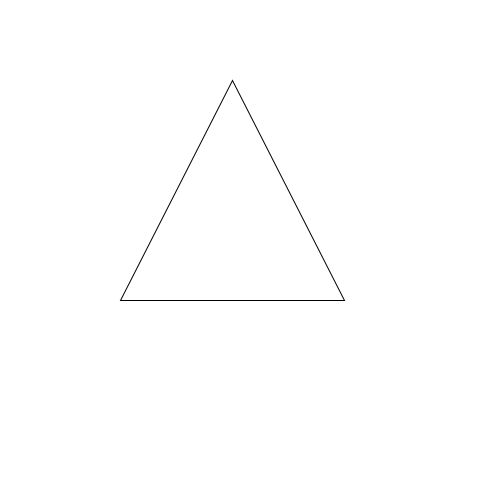
Frame 1 (no input)
Frame 60 (the mouse pressed at the canvas centre just before this capture): identical to frame 1, image omitted
Frame 120 (the mouse held since frame 60 and released just before this capture): identical to frame 1, image omitted

The Processing sketch that drew this single still picture (run headless with seeded random() and noise(); from frame 60 on, the mouse is pressed at the canvas centre):

// Processing sketch: H9_8
// ── H9_8.pde
void setup(){
  size(500,500);
  
}

void draw(){
  background(255,255,255);
  stroke(0,0,0);
  tekenDriehoek(120,300,232,80,344,300);
}

void tekenDriehoek(int x1, int y1, int x2, int y2, int x3, int y3) {
 triangle(x1,y1,x2,y2,x3,y3);
}
